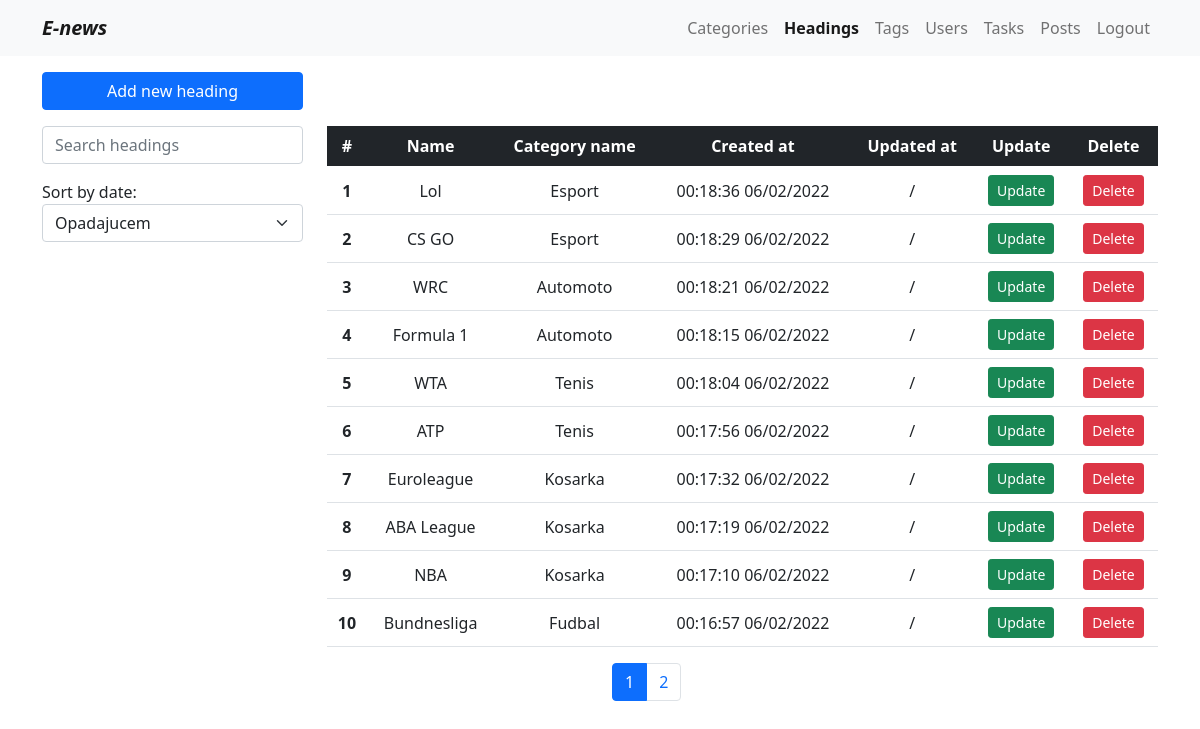
The page /admin.php?page=headings (signed in) on the database its author committed.
### tables this page shows
CREATE TABLE `headings` (
  `id` int(11) NOT NULL,
  `name` varchar(50) NOT NULL,
  `created_at` datetime NOT NULL DEFAULT current_timestamp(),
  `updated_at` datetime DEFAULT NULL,
  `category_id` int(11) NOT NULL
);

CREATE TABLE `categories` (
  `id` int(11) NOT NULL,
  `name` varchar(50) NOT NULL,
  `created_at` datetime NOT NULL DEFAULT current_timestamp(),
  `updated_at` datetime DEFAULT NULL
);

### models/function.php (called while the page is built, shortened)
<?php
function getHeadingWithCategory($user, $limit = 0, $keyword = '', $order = 0)
{
    global $conn;
    $orderQuery = ' ORDER BY h.created_at DESC';
    $baseQuery = "SELECT h.*, c.name as categoryName FROM headings h JOIN categories c ON h.category_id = c.id ";
    $limitQuery = " LIMIT :limit, :offset";
    $baseQuery = $baseQuery . $orderQuery . $limitQuery;
    $query = $conn->prepare($baseQuery);
    $limit  = ((int)$limit) * ELEMENTS_OFFSET;
    $query->bindValue(":limit", $limit, PDO::PARAM_INT);
    $offset = ELEMENTS_OFFSET;
    $query->bindValue(':offset', $offset, PDO::PARAM_INT);
    $query->execute();
    $res = $query->fetchAll();
    return $res;
}
function getNumOfHeadings($user, $action, $keyword = '')
{
    global $conn;
    $res = '';
    $baseQuery = "SELECT COUNT(*) as numOfHeadings FROM headings";
    if ($action == "count") {
        $res = $conn->query($baseQuery)->fetch();
    } else {
        $pages = $conn->query($baseQuery)->fetch();
        $res = ceil($pages->numOfHeadings / ELEMENTS_OFFSET);
    }
    return $res;
}

### pages/pages/admin/headings/index.php (the view, shortened to what this page needs)
<?php
$user = $_SESSION['user'];
?>
<section>
    <div class="container">
        <div class="row my-3">
            <div class="col-lg-3">
                <div class="d-grid"><a href="admin.php?page=heading_action" class="btn btn-primary">Add new heading</a></div>
            </div>
        </div>
        <div class="row mb-5">
            <div class="col-lg-3">
                <div>
                    <div class="mb-3">
                        <input type="text" name="searchHeadings" id="searchHeadings" class="form-control" placeholder="Search headings">
                    </div>
                    <div class="mb-3">
                        <label for="">Sort by date:</label>
                        <select name="sortHeading" id="sortHeading" class="form-select">
                            <option value="0">Opadajucem</option>
                        </select>
                    </div>
                </div>
            </div>
            <div class=" col-lg-9 col-xs-12">
                <div class="table-responsive-sm table-responsive-md">
                    <table class="table text-center align-middle">
                        <thead class="table-dark">
                            <tr>
                                <th scope="col">#</th>
                                <th scope="col">Name</th>
                                <th scope="col">Category name</th>
                                <th scope="col">Created at</th>
                                <th scope="col">Updated at</th>
                                <th scope="col">Update</th>
                                <th scope="col">Delete</th>
                            </tr>
                        </thead>
                        <tbody id="headings">
                            <?php
                            $headingsCount = getNumOfHeadings($user, 'count');
                            if ($headingsCount->numOfHeadings > 0) :
                            ?>
                                <?php
                                $rb  = 1;
                                if ($_SESSION['user']->roleName == "Journalist") {
                                    $category_id  = $_SESSION['user']->category_id;;
                                    $headings = getHeadingByCategoryId($category_id);
                                } else {
                                    $headings = getHeadingWithCategory($user);
                                }
                                foreach ($headings as $heading) :
                                ?>
                                    <tr>
                                        <th scope="row"><?= $rb++ ?></th>
                                        <td><?= $heading->name ?></td>
                                        <td><?= $heading->categoryName ?></td>
                                        <td><?= date("H:i:s d/m/Y", strtotime($heading->created_at)) ?></td>
                                        <td><?= $heading->updated_at != null ? date("H:i:s d/m/Y") : "/" ?></td>
                                        <td><a href="admin.php?page=heading_action&id=<?= $heading->id ?>" class="btn btn-success btn-sm">Update</a></td>
                                        <td><button class="btn btn-danger btn-sm delete-heading" data-id="<?= $heading->id ?>">Delete</button></td>
                                    </tr>
                                <?php endforeach; ?>
                            <?php else : ?>
                                <tr>
                                    <th colspan="7" class="text-center">We dont have any headings at the moment
                                </tr>
                            <?php endif; ?>
                        </tbody>
                    </table>
                    <?php
                    $headingElementsCount =  getNumOfHeadings($user, 'count');
                    if ($headingElementsCount->numOfHeadings > 5) :
                    ?>
                        <div class="row mt-3">
                            <div class="col-4 mx-auto">
                                <nav aria-label="...">
                                    <ul class="pagination" id="headingPagination">
                                        <?php
                                        $headingPagination = getNumOfHeadings($user, 'fetch');
                                        for ($i = 0; $i < $headingPagination; $i++) :
                                            if ($i == 0) :
                                        ?>
                                                <li class="page-item active"><a class="page-link heading-pagination" href="#" data-limit="<?= $i ?>"><?= ($i + 1) ?></a></li>
                                            <?php
                                            endif;
                                            if ($i != 0) :
                                            ?>
                                                <li class="page-item"><a class="page-link heading-pagination" href="#" data-limit="<?= $i ?>"><?= ($i + 1) ?></a></li>
                                        <?php
                                            endif;
                                        endfor;
                                        ?>
                                    </ul>
                                </nav>
                            </div>
                        </div>
                    <?php
                    endif; ?>
                </div>
            </div>
        </div>
    </div>
</section>

### rows shown on the page
headings: name "Lol", category.name "Esport", created_at "00:18:36 06/02/2022"
headings: name "CS GO", category.name "Esport", created_at "00:18:29 06/02/2022"
headings: name "WRC", category.name "Automoto", created_at "00:18:21 06/02/2022"
headings: name "Formula 1", category.name "Automoto", created_at "00:18:15 06/02/2022"
headings: name "WTA", category.name "Tenis", created_at "00:18:04 06/02/2022"
headings: name "ATP", category.name "Tenis", created_at "00:17:56 06/02/2022"
headings: name "Euroleague", category.name "Kosarka", created_at "00:17:32 06/02/2022"
headings: name "ABA League", category.name "Kosarka", created_at "00:17:19 06/02/2022"
headings: name "NBA", category.name "Kosarka", created_at "00:17:10 06/02/2022"
headings: name "Bundnesliga", category.name "Fudbal", created_at "00:16:57 06/02/2022"
